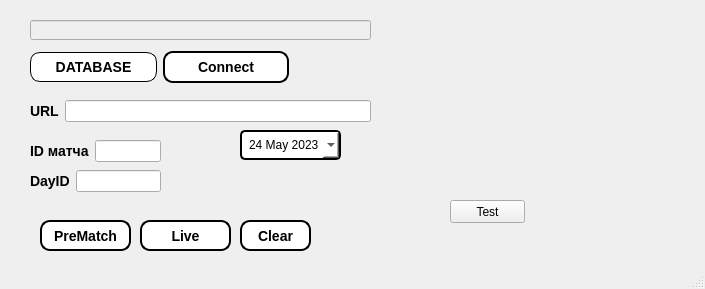
<?xml version="1.0" encoding="UTF-8"?>
<ui version="4.0">
 <class>Football</class>
 <widget class="QMainWindow" name="Football">
  <property name="geometry">
   <rect>
    <x>0</x>
    <y>0</y>
    <width>705</width>
    <height>289</height>
   </rect>
  </property>
  <property name="windowTitle">
   <string>MainWindow</string>
  </property>
  <property name="autoFillBackground">
   <bool>true</bool>
  </property>
  <widget class="QWidget" name="centralwidget">
   <widget class="QWidget" name="layoutWidget">
    <property name="geometry">
     <rect>
      <x>30</x>
      <y>50</y>
      <width>259</width>
      <height>35</height>
     </rect>
    </property>
    <layout class="QHBoxLayout" name="horizontalLayout_4">
     <item>
      <widget class="QPushButton" name="pushButton_3">
       <property name="styleSheet">
        <string notr="true">QPushButton#pushButton_3 {
    border-style: outset;
    border-width: 1px;
    border-radius: 10px;
    border-color: black;
    font: bold 14px;
    padding: 6px;
	background-color: white;
}</string>
       </property>
       <property name="text">
        <string>DATABASE</string>
       </property>
      </widget>
     </item>
     <item>
      <widget class="QPushButton" name="pushButton">
       <property name="styleSheet">
        <string notr="true">QPushButton#pushButton {
    border-style: outset;
    border-width: 2px;
    border-radius: 10px;
    border-color: black;
    font: bold 14px;
    min-width: 7em;
    padding: 6px;
	background-color: white;
}
QPushButton#pushButton:hover {
  background-color: #e7e7e7;
}


    	
</string>
       </property>
       <property name="text">
        <string>Connect</string>
       </property>
      </widget>
     </item>
    </layout>
   </widget>
   <widget class="QPushButton" name="pushButton_6">
    <property name="enabled">
     <bool>true</bool>
    </property>
    <property name="geometry">
     <rect>
      <x>140</x>
      <y>220</y>
      <width>91</width>
      <height>31</height>
     </rect>
    </property>
    <property name="styleSheet">
     <string notr="true">QPushButton#pushButton_6 {
    border-style: outset;
    border-width: 2px;
    border-radius: 10px;
    border-color: black;
    font: bold 14px;
    padding: 6px;
	background-color: white;
}
QPushButton#pushButton_6:hover {
  background-color: #e7e7e7;
}


    	
</string>
    </property>
    <property name="text">
     <string>Live</string>
    </property>
   </widget>
   <widget class="QLineEdit" name="lineEdit_2">
    <property name="geometry">
     <rect>
      <x>540</x>
      <y>140</y>
      <width>0</width>
      <height>0</height>
     </rect>
    </property>
    <property name="maximumSize">
     <size>
      <width>0</width>
      <height>0</height>
     </size>
    </property>
    <property name="readOnly">
     <bool>true</bool>
    </property>
   </widget>
   <widget class="QLabel" name="label_6">
    <property name="geometry">
     <rect>
      <x>30</x>
      <y>100</y>
      <width>241</width>
      <height>16</height>
     </rect>
    </property>
    <property name="styleSheet">
     <string notr="true">font: bold 14px;
color: red;
  
</string>
    </property>
    <property name="text">
     <string/>
    </property>
   </widget>
   <widget class="QLabel" name="label_7">
    <property name="geometry">
     <rect>
      <x>30</x>
      <y>90</y>
      <width>271</width>
      <height>31</height>
     </rect>
    </property>
    <property name="styleSheet">
     <string notr="true">font: bold 14px;
color:rgb(255, 0, 0);
</string>
    </property>
    <property name="text">
     <string/>
    </property>
   </widget>
   <widget class="QLineEdit" name="lineEdit_3">
    <property name="enabled">
     <bool>false</bool>
    </property>
    <property name="geometry">
     <rect>
      <x>30</x>
      <y>20</y>
      <width>341</width>
      <height>20</height>
     </rect>
    </property>
   </widget>
   <widget class="QWidget" name="layoutWidget">
    <property name="geometry">
     <rect>
      <x>30</x>
      <y>140</y>
      <width>131</width>
      <height>22</height>
     </rect>
    </property>
    <layout class="QHBoxLayout" name="horizontalLayout">
     <item>
      <widget class="QLabel" name="label">
       <property name="styleSheet">
        <string notr="true">font: bold 14px;</string>
       </property>
       <property name="text">
        <string>ID матча</string>
       </property>
      </widget>
     </item>
     <item>
      <widget class="QLineEdit" name="lineEdit"/>
     </item>
    </layout>
   </widget>
   <widget class="QPushButton" name="pushButton_2">
    <property name="geometry">
     <rect>
      <x>40</x>
      <y>220</y>
      <width>91</width>
      <height>31</height>
     </rect>
    </property>
    <property name="styleSheet">
     <string notr="true">QPushButton#pushButton_2 {
    border-style: outset;
    border-width: 2px;
    border-radius: 10px;
    border-color: black;
    font: bold 14px;
	background-color: white;
}
QPushButton#pushButton_2:hover {
  background-color: #e7e7e7;
}


    	
</string>
    </property>
    <property name="text">
     <string>PreMatch</string>
    </property>
   </widget>
   <widget class="QPushButton" name="pushButton_4">
    <property name="geometry">
     <rect>
      <x>240</x>
      <y>220</y>
      <width>71</width>
      <height>31</height>
     </rect>
    </property>
    <property name="styleSheet">
     <string notr="true">QPushButton#pushButton_4 {
    border-style: outset;
    border-width: 2px;
    border-radius: 10px;
    border-color: black;
    font: bold 14px;
	background-color: white;
}
QPushButton#pushButton_4:hover {
  background-color: #e7e7e7;
}


    	
</string>
    </property>
    <property name="text">
     <string>Clear</string>
    </property>
   </widget>
   <widget class="QWidget" name="layoutWidget">
    <property name="geometry">
     <rect>
      <x>30</x>
      <y>100</y>
      <width>341</width>
      <height>22</height>
     </rect>
    </property>
    <layout class="QHBoxLayout" name="horizontalLayout_2">
     <item>
      <widget class="QLabel" name="label_2">
       <property name="styleSheet">
        <string notr="true">font: bold 14px;</string>
       </property>
       <property name="text">
        <string>URL</string>
       </property>
      </widget>
     </item>
     <item>
      <widget class="QLineEdit" name="lineEdit_4"/>
     </item>
    </layout>
   </widget>
   <widget class="QWidget" name="layoutWidget">
    <property name="geometry">
     <rect>
      <x>430</x>
      <y>20</y>
      <width>221</width>
      <height>141</height>
     </rect>
    </property>
    <layout class="QVBoxLayout" name="verticalLayout">
     <item>
      <widget class="QLabel" name="label_3">
       <property name="styleSheet">
        <string notr="true">font: bold 14px;</string>
       </property>
       <property name="text">
        <string/>
       </property>
      </widget>
     </item>
     <item>
      <widget class="QLabel" name="label_4">
       <property name="styleSheet">
        <string notr="true">font: bold 14px;</string>
       </property>
       <property name="text">
        <string/>
       </property>
      </widget>
     </item>
     <item>
      <widget class="QLabel" name="label_5">
       <property name="styleSheet">
        <string notr="true">font: bold 14px;</string>
       </property>
       <property name="text">
        <string/>
       </property>
      </widget>
     </item>
     <item>
      <widget class="QLabel" name="label_8">
       <property name="styleSheet">
        <string notr="true">font: bold 14px;</string>
       </property>
       <property name="text">
        <string/>
       </property>
      </widget>
     </item>
     <item>
      <widget class="QLabel" name="label_9">
       <property name="styleSheet">
        <string notr="true">font: bold 14px;</string>
       </property>
       <property name="text">
        <string/>
       </property>
      </widget>
     </item>
    </layout>
   </widget>
   <widget class="QDateEdit" name="dateEdit">
    <property name="geometry">
     <rect>
      <x>240</x>
      <y>130</y>
      <width>101</width>
      <height>30</height>
     </rect>
    </property>
    <property name="maximumSize">
     <size>
      <width>101</width>
      <height>32</height>
     </size>
    </property>
    <property name="styleSheet">
     <string notr="true">QDateEdit
{
border : 2px solid black;
border-radius: 5px;
background-color : white;
padding : 5px;
}
QDateEdit::up-arraow
{
border : 2px solid black;
background-color : lightgreen;
border-radius: 10px;

}
QDateEdit#dateEdit:hover {
  background-color: #e7e7e7;
}</string>
    </property>
    <property name="dateTime">
     <datetime>
      <hour>0</hour>
      <minute>0</minute>
      <second>0</second>
      <year>2023</year>
      <month>5</month>
      <day>24</day>
     </datetime>
    </property>
    <property name="calendarPopup">
     <bool>true</bool>
    </property>
   </widget>
   <widget class="QPushButton" name="pushButton_5">
    <property name="geometry">
     <rect>
      <x>450</x>
      <y>200</y>
      <width>75</width>
      <height>23</height>
     </rect>
    </property>
    <property name="text">
     <string>Test</string>
    </property>
   </widget>
   <widget class="QWidget" name="layoutWidget_2">
    <property name="geometry">
     <rect>
      <x>30</x>
      <y>170</y>
      <width>131</width>
      <height>22</height>
     </rect>
    </property>
    <layout class="QHBoxLayout" name="horizontalLayout_3">
     <item>
      <widget class="QLabel" name="label_10">
       <property name="styleSheet">
        <string notr="true">font: bold 14px;</string>
       </property>
       <property name="text">
        <string>DayID</string>
       </property>
      </widget>
     </item>
     <item>
      <widget class="QLineEdit" name="lineEdit_5"/>
     </item>
    </layout>
   </widget>
  </widget>
  <widget class="QStatusBar" name="statusbar"/>
 </widget>
 <resources/>
 <connections/>
</ui>
